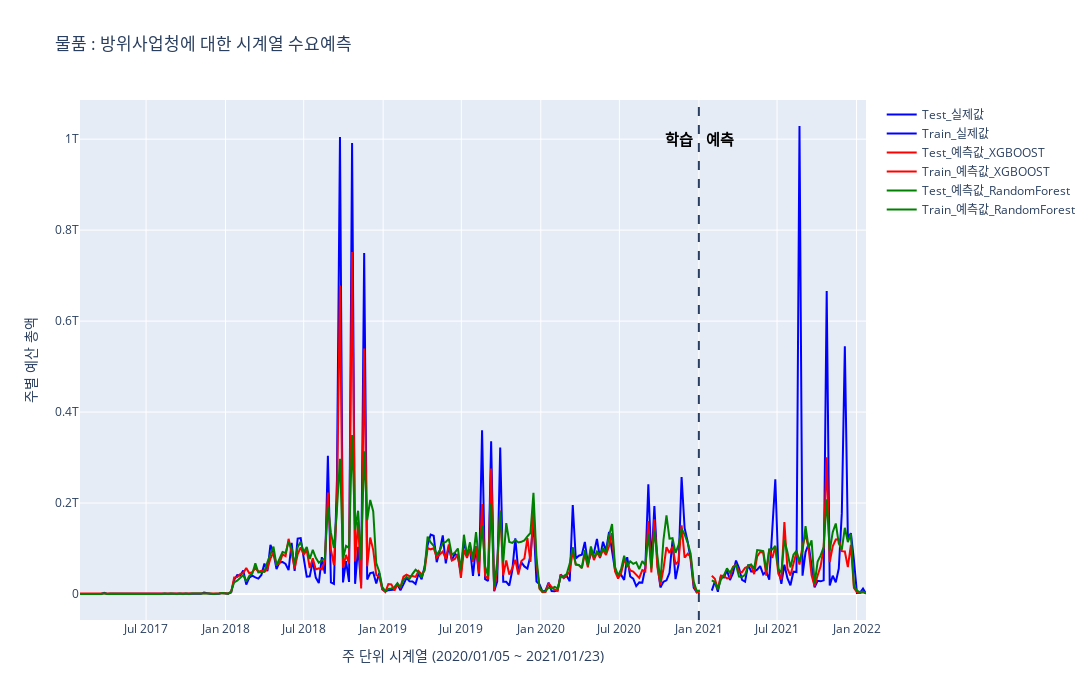

The notebook cell this image was saved under:
### Code cell
# Total
fig = go.Figure()

fig.add_trace(go.Scatter(x = df2.index, y = df2[df2_1.columns[0]],name = 'Test_실제값',marker_color = 'blue'))
fig.add_trace(go.Scatter(x = df2_1.index, y = df2_1[df2_1.columns[0]],name = 'Train_실제값',marker_color = 'blue'))
fig.add_trace(go.Scatter(x = df1.index, y = df1[0], name = 'Test_예측값_XGBOOST',marker_color = 'red'))#,mode='lines+markers'

fig.add_trace(go.Scatter(x = df1_1.index, y = df1_1[0], name = 'Train_예측값_XGBOOST',marker_color = 'red'))


fig.add_trace(go.Scatter(x = df3.index, y = df3[0], name = 'Test_예측값_RandomForest',marker_color = 'green'))

fig.add_trace(go.Scatter(x = df3_1.index, y = df3_1[0], name = 'Train_예측값_RandomForest',marker_color = 'green'))
fig.add_vline(x = '2021-01-01',line_dash="dash")
fig.add_annotation(
            x="2021-02-20",
            y=10**12,
            text="<b>예측</b>",
            showarrow=False,
            font=dict(
                size=15,
                color = 'black'
                ),
            align="center",
            ax=40,
            ay=-30,

)
fig.add_annotation(
            x="2020-11-15",
            y=10**12,
            text="<b>학습</b>",
            showarrow=False,
            font=dict(
                size=15,
                color = 'black'
                ),
            align="center",
            ax=40,
            ay=-30,

)

fig.update_layout(
    autosize=False,
    width=1500,
    height=700,
    title= '물품 : 방위사업청에 대한 시계열 수요예측 '
    )

fig.update_xaxes(title = '주 단위 시계열 (2020/01/05 ~ 2021/01/23)')
fig.update_yaxes(title = '주별 예산 총액')

# fig.write_html("주별.html")
fig.show()
